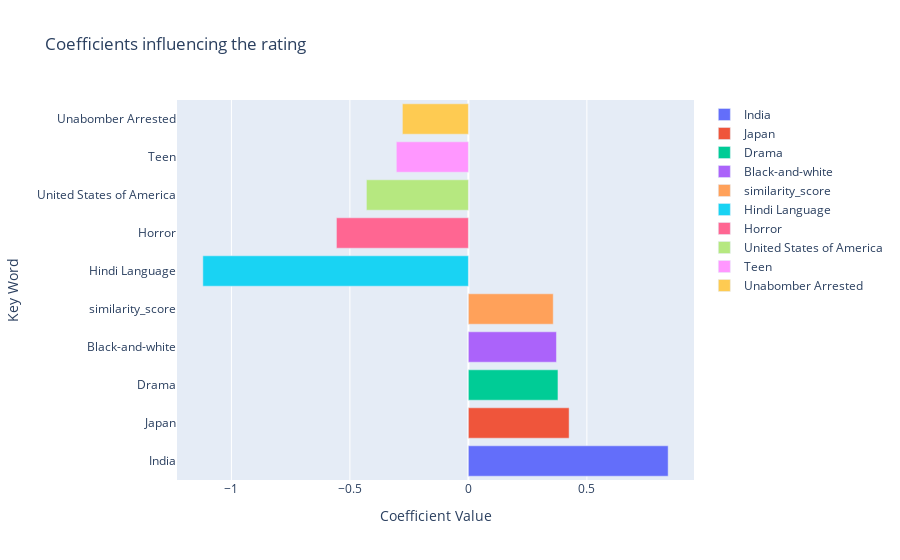

The notebook cell saved with this chart:
### Code cell
regression.show_model(model, 5, 0.8)

### Figure 1 — Plotly figure (JSON) as saved in the notebook; plotly's stock layout.template omitted (floating-point values rounded to 4 significant figures)
{"data": [{"name": "India", "orientation": "h", "type": "bar", "x": [0.843], "y": ["India"]}, {"name": "Japan", "orientation": "h", "type": "bar", "x": [0.4251], "y": ["Japan"]}, {"name": "Drama", "orientation": "h", "type": "bar", "x": [0.378], "y": ["Drama"]}, {"name": "Black-and-white", "orientation": "h", "type": "bar", "x": [0.3717], "y": ["Black-and-white"]}, {"name": "similarity_score", "orientation": "h", "type": "bar", "x": [0.3581], "y": ["similarity_score"]}, {"name": "Hindi Language", "orientation": "h", "type": "bar", "x": [-1.121], "y": ["Hindi Language"]}, {"name": "Horror", "orientation": "h", "type": "bar", "x": [-0.5568], "y": ["Horror"]}, {"name": "United States of America", "orientation": "h", "type": "bar", "x": [-0.4303], "y": ["United States of America"]}, {"name": "Teen", "orientation": "h", "type": "bar", "x": [-0.3041], "y": ["Teen"]}, {"name": "Unabomber Arrested", "orientation": "h", "type": "bar", "x": [-0.2785], "y": ["Unabomber Arrested"]}], "layout": {"barmode": "group", "title": {"text": "Coefficients influencing the rating"}, "xaxis": {"title": {"text": "Coefficient Value"}}, "yaxis": {"title": {"text": "Key Word"}}}}
